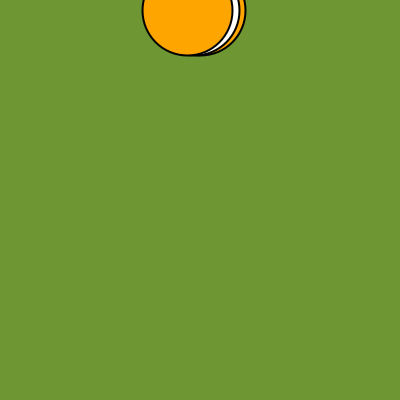
Frame 1 (no input)
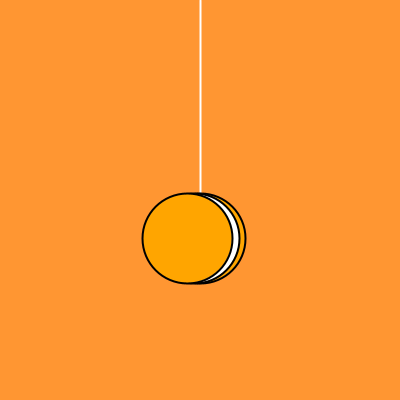
Frame 60 (the mouse pressed at the canvas centre just before this capture)
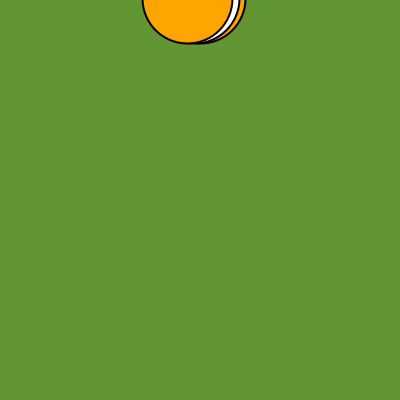
Frame 120 (the mouse held since frame 60 and released just before this capture)

The Processing sketch that drew these frames (run headless with seeded random() and noise(); from frame 60 on, the mouse is pressed at the canvas centre):

// Processing sketch: processing_134420
// ── processing_134420.pde

int x=10;
int y=5;
int speed = 4;
void setup(){
  size(400,400);
  background(#87CEFA);
  smooth();
  }
  
void draw(){
  yoyo ();
}
void yoyo (){
  frameRate(50);
background(x+100, 150, 50);
smooth();
//string//
strokeWeight(2);
stroke(255);
line(200, 0, 200, x);
//yoyo inner circle//
stroke(0);
fill(#FFA500);
ellipse(200, x, 90, 90);
//yoyo middle circle//
fill(255);
ellipse(194, x, 90, 90);
//yoyo outer circle//
stroke(0);
strokeWeight(2);
fill(#FFA500);
ellipse(187, x, 90, 90);
x=x+speed;{
  if ((x<0||x>=240)){
    speed=speed*-1;
  }
}}
